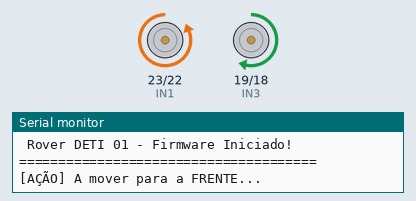
The sketch below on a simulated Arduino Mega 2560, built with avr-gcc and run on an emulated ATmega2560. Shown: motor-driver pin pairs drawn as motors (green arrow = first pin HIGH = forward, orange = second pin HIGH = backward, longer = more drive, scaled by the enable pin), the last lines printed to the serial monitor.

Above: at 1.5 s.
At 6.5 s:
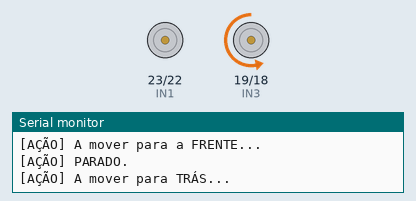
At 9.0 s:
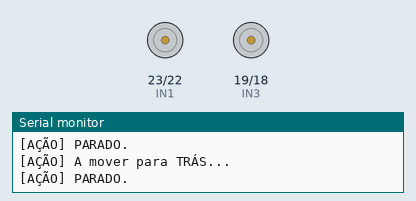
Timing chart, 0 to 11.5 s (numbered marks = the images above):
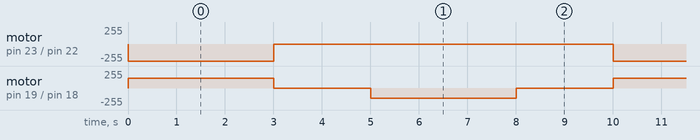

The sketch:

01_motor_only.ino
```cpp
// ==========================================
// PROJETO: Rover DETI 01 - Teste de Bancada
// ==========================================

// Pinos do Motor Esquerdo (Motor 1)
const int IN1 = 23;
const int IN2 = 22;
const int EN1 = 21; // Controlo de Velocidade (PWM) do Motor Esquerdo

// Pinos do Motor Direito (Motor 2)
const int IN3 = 19;
const int IN4 = 18;
const int EN2 = 5;  // Controlo de Velocidade (PWM) do Motor Direito

void setup() {
  // Configura todos os pinos de controlo como saídas
  pinMode(IN1, OUTPUT);
  pinMode(IN2, OUTPUT);
  pinMode(EN1, OUTPUT);

  pinMode(IN3, OUTPUT);
  pinMode(IN4, OUTPUT);
  pinMode(EN2, OUTPUT);

  // Inicializa a comunicação Serial para debug na consola
  Serial.begin(115200);
  Serial.println("======================================");
  Serial.println(" Rover DETI 01 - Firmware Iniciado!  ");
  Serial.println("======================================");
}

void loop() {
  // 1. Mover para a frente a velocidade média (150 de 255) por 3 segundos
  Serial.println("[AÇÃO] A mover para a FRENTE...");
  moverFrente(150);
  delay(3000);

  // 2. Parar por 2 segundos
  Serial.println("[AÇÃO] PARADO.");
  parar();
  delay(2000);

  // 3. Mover para trás a velocidade mais lenta (100 de 255) por 3 segundos
  Serial.println("[AÇÃO] A mover para TRÁS...");
  moverTras(100);
  delay(3000);

  // 4. Parar por 2 segundos
  Serial.println("[AÇÃO] PARADO.");
  parar();
  delay(2000);
}

// --- FUNÇÕES DE CONTROLO DE MOVIMENTO ---

void moverFrente(int velocidade) {
  // Motor Esquerdo
  digitalWrite(IN1, LOW);  // Invertido
  digitalWrite(IN2, HIGH); // Invertido
  analogWrite(EN1, velocidade);

  // Motor Direito
  digitalWrite(IN3, HIGH); // Invertido
  digitalWrite(IN4, LOW);  // Invertido
  analogWrite(EN2, velocidade);
}

void moverTras(int velocidade) {
  // Motor Esquerdo
  digitalWrite(IN1, HIGH); // Invertido
  digitalWrite(IN2, LOW);  // Invertido
  analogWrite(EN1, velocidade);

  // Motor Direito
  digitalWrite(IN3, LOW);  // Invertido
  digitalWrite(IN4, HIGH); // Invertido
  analogWrite(EN2, velocidade);
}

void parar() {
  // Desliga os sinais lógicos e corta o PWM
  digitalWrite(IN1, LOW);
  digitalWrite(IN2, LOW);
  analogWrite(EN1, 0);

  digitalWrite(IN3, LOW);
  digitalWrite(IN4, LOW);
  analogWrite(EN2, 0);
}
```

Measured:
- by itself, motor on pin 23 (IN1) / pin 22 (IN2): alternates backward 255/255 for 3.0 s and stopped for 7.0 s
- by itself, motor on pin 19 (IN3) / pin 18 (IN4): stopped → forward 150/255 at 0.01 s, → stopped 3.0 s later, → backward 150/255 2.0 s later, → stopped 3.0 s later, … (52 changes in this stretch)
